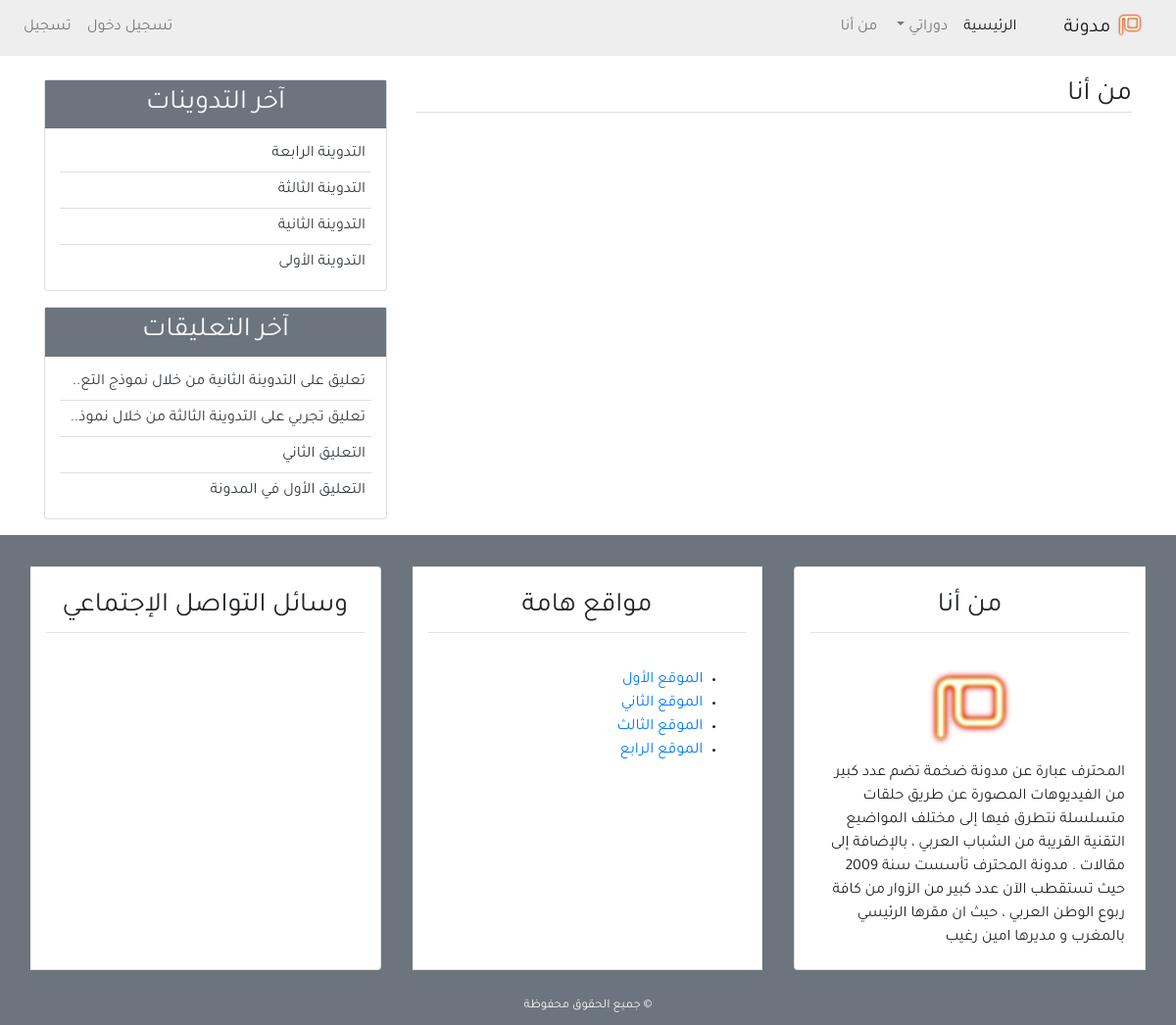
Page /about/ on the earlier database version.
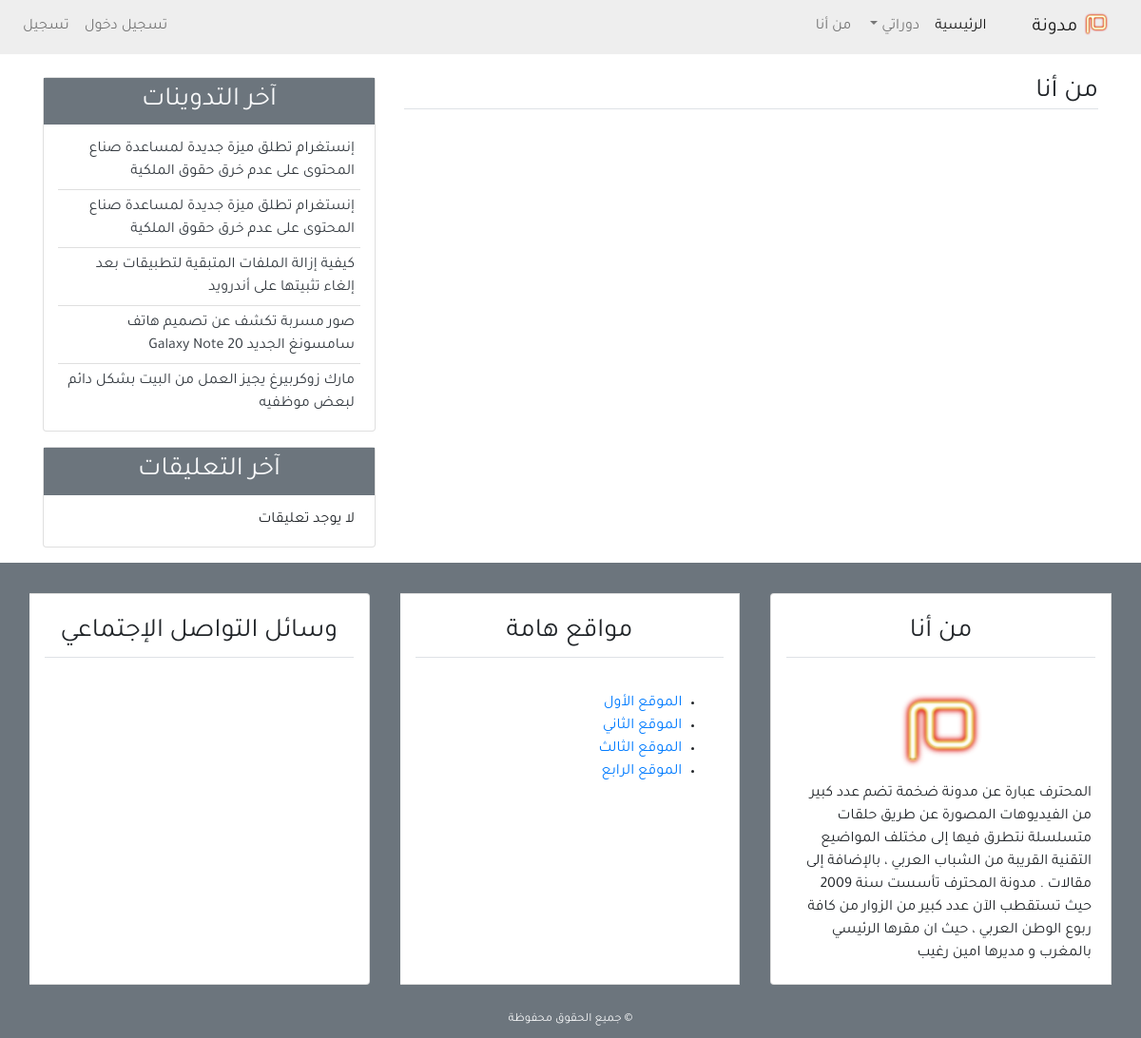
Same page on the later database version.
### blog/models.py (models this page shows, shortened)
class Post(models.Model):
    title=models.CharField(max_length=100)
    content=models.TextField()
    post_date=models.DateTimeField(default=timezone.now)
    post_update=models.DateTimeField(auto_now_add=True)
    author=models.ForeignKey(User,on_delete=models.CASCADE)
    class Meta:
        ordering=('-post_date',)

class Comment(models.Model):
    name=models.CharField(max_length=50,verbose_name='الإسم')
    email=models.EmailField(verbose_name='البريد الإلكتروني')
    body=models.TextField(verbose_name='التعليق')
    comment_date=models.DateTimeField(auto_now_add=True)
    activate=models.BooleanField(default=False)
    post=models.ForeignKey(Post,on_delete=models.CASCADE,related_name='comment')
    class Meta:
        ordering=('-comment_date',)

### blog/views.py (the view)
# urls.py: path('about/',views.about,name='about'),
def about(request):
    return render(request,'blog/about.html',{'title':'من أنا'})

### blog/templatetags/post_tag.py (called while the page is built)
@register.inclusion_tag('blog/lastest_posts.html')
def latest_posts():
    context={
        'l_posts':Post.objects.all()[0:5]
    }
    return context

@register.inclusion_tag('blog/lastest_comments.html')
def latest_comments():
    context={
        'l_comments':Comment.objects.filter(activate=True)[0:5]
    }
    return context

### blog/Templates/blog/about.html
{% extends 'blog/base.html'%}
{% block content %}
<h3 class="border-bottom">من أنا</h3>
{% endblock content %}

### blog/Templates/blog/base.html (shortened to what this page needs)
{% load static %}
{% load post_tag %}
<!DOCTYPE html>
<html lang="ar">
    <head>
        <link rel="stylesheet" href="{% static 'blog/css/bootstrap.min.css' %}">
        <link rel="stylesheet" href="{% static 'blog/css/main.css' %}">
    </head>
    <body>
        <header>
            <nav class="navbar navbar-expand-lg navbar-light bg-light">
                <a class="navbar-brand" href="#">
                    <img src="{% static 'blog/images/mim-logo.png' %}" alt="شعار مدونة" width="30px">
                    مدونة</a>
                <div class="collapse navbar-collapse" id="navbarSupportedContent">
                    <ul class="navbar-nav">
                        <li class="nav-item active">
                            <a class="nav-link" href="{% url 'home'%}">الرئيسية <span class="sr-only">(current)</span></a>
                        </li>
                        <li class="nav-item dropdown">
                            <a class="nav-link dropdown-toggle" href="#" id="navbarDropdown" role="button" data-toggle="dropdown" aria-haspopup="true" aria-expanded="false">
                            دوراتي
                            </a>
                        </li>
                        <li class="nav-item">
                            <a class="nav-link" href="{% url 'about' %}">من أنا</a>
                        </li>
                    </ul>
                    {% if user.is_authenticated %}
                    <ul class="navbar-nav mr-auto">
                        <li class="nav-item"><a class="nav-link" href="{% url 'new_post' %}">تدوينة جديدة</a></li>
                        <li class="nav-item"><a class="nav-link" href="{% url 'profile' %}">الملف الشخصي</a></li>
                        <li class="nav-item"><a class="nav-link" href="{% url 'logout' %}">تسجيل خروج</a></li>
                      </ul>
                    {% else %}
                    <ul class="navbar-nav mr-auto">
                        <li class="nav-item"><a class="nav-link" href="{% url 'login' %}">تسجيل دخول</a></li>
                        <li class="nav-item"><a class="nav-link" href="{% url 'register'%}">تسجيل</a></li>
                      </ul>
                    {% endif%}
                </div>
              </nav>
        </header>
        <section>
            <div class="container">
                <div class="row mt-4">
                    <div class="col-md-8">
                        {% block content %}
                        {% endblock content %}
                    </div>
                    <div class="col-md-4">
                        <div class="card mb-3">
                            <h3 class="text-center bg-secondary text-light p-2">آخر التدوينات</h3>
                            {% latest_posts %}
                        </div>
                        <div class="card mb-3">
                            <h3 class="text-center bg-secondary text-light p-2">آخر التعليقات</h3>
                            {% latest_comments %}
                        </div>
                    </div>
                </div>
            </div>
        </section>
        <footer class="bg-secondary">
            <div class="container-fluid">
                <div class="row">
                    <div class="col-md">
                        <div class="card-group mt-3">
                            <div class="card m-3">
                                <h3 class="card-title text-center border-bottom p-2 m-3">من أنا</h3>
                                <div class="card-body">
                                    <div class="text-center">
                                        <img src="{% static 'blog/images/mim-logo.png' %}" alt="شعار مدونة" width="100px">
                                    </div>
                                    المحترف عبارة عن مدونة ضخمة تضم عدد كبير من الفيديوهات المصورة عن طريق حلقات متسلسلة نتطرق فيها إلى مختلف المواضيع التقنية القريبة من الشباب العربي ، بالإضافة إلى مقالات . مدونة المحترف تأسست سنة 2009 حيث تستقطب الآن عدد كبير من الزوار من كافة ربوع الوطن العربي ، حيث ان مقرها الرئيسي بالمغرب و مديرها امين رغيب
                                </div>
                            </div>
                            <div class="card m-3">
                                <h3 class="card-title text-center border-bottom p-2 m-3">مواقع هامة</h3>
                                <div class="card-body">
                                   <ul>
                                       <li><a href="#">الموقع الأول</a></li>
                                       <li><a href="#">الموقع الثاني</a></li>
                                       <li><a href="#">الموقع الثالث</a></li>
                                       <li><a href="#">الموقع الرابع</a></li>
                                   </ul>
                                </div>
                            </div>
                            <div class="card m-3">
                                <h3 class="card-title text-center border-bottom p-2 m-3">وسائل التواصل الإجتماعي</h3>
                                <h4 class="card-body text-center">
                                </h4>
                            </div>
                        </div>
                    </div>
                </div>
                <div class="row p-2">
                    <div class="col-md text-center">
                        <small class="text-light">&copy; جميع الحقوق محفوظة</small>
                    </div>
                </div>
            </div>
        </footer>
    </body>
</html>

### blog/Templates/blog/lastest_posts.html
<ul class="list-group-flush lastest-post">
    {% for post in l_posts %}
    <li class ="list-group-item lastest-post-item">
        <a class="text-dark" href="{% url 'detail' post.id %}">{{post.title}}</a>
    </li>
    {% empty %}
    <li class ="list-group-item lastest-comment-item">لا يوجد تدوينات</li>
   {% endfor %}
</ul>

### blog/Templates/blog/lastest_comments.html
<ul class="list-group-flush lastest-comment">
    {% for comment in l_comments %}
    <li class ="list-group-item lastest-comment-item">
        <a class="text-dark" href="{% url 'detail' comment.post.id %}">
            {% if comment.body|length > 40 %}
            {{comment.body|slice:'45'}}..
            {% else %}
            {{comment.body}}
            {% endif %}
        </a>
    </li>
    {% empty %}
    <li class ="list-group-item lastest-comment-item">لا يوجد تعليقات</li>
    {% endfor %}
</ul>

### blog/static/blog/css/main.css (style rules this page uses)
html,body { direction: rtl; text-align: right; }
body { font-family: 'Tajawal', sans-serif; }
.bg-light { background-color: #eee !important; }
.lastest-post, .lastest-comment { padding: 0 15px; }
.lastest-post .lastest-post-item, .lastest-comment .lastest-comment-item { padding: 6px; }
.lastest-post li:first-child, .lastest-comment li:first-child { border-top: 0; }
.lastest-post li:last-child, .lastest-comment li:last-child { border-bottom: 0; padding-bottom: 0; }

Differences in the rows shown:
removed Post: title "التدوينة الرابعة"
removed Post: title "التدوينة الثالثة"
removed Post: title "التدوينة الثانية"
removed Post: title "التدوينة الأولى"
removed Comment: body "تعليق على التدوينة الثانية من خلال نموذج التع"
removed Comment: body "تعليق تجربي على التدوينة الثالثة من خلال نموذ"
removed Comment: body "التعليق الثاني"
removed Comment: body "التعليق الأول في المدونة"
added Post: title "إنستغرام تطلق ميزة جديدة لمساعدة صناع المحتوى على عدم خرق حقوق الملكية"
added Post: title "إنستغرام تطلق ميزة جديدة لمساعدة صناع المحتوى على عدم خرق حقوق الملكية"
added Post: title "كيفية إزالة الملفات المتبقية لتطبيقات بعد إلغاء تثبيتها على أندرويد"
added Post: title "صور مسربة تكشف عن تصميم هاتف سامسونغ الجديد Galaxy Note 20"
added Post: title "مارك زوكربيرغ يجيز العمل من البيت بشكل دائم لبعض موظفيه"
Other differences:
text now shown: "لا يوجد تعليقات"
